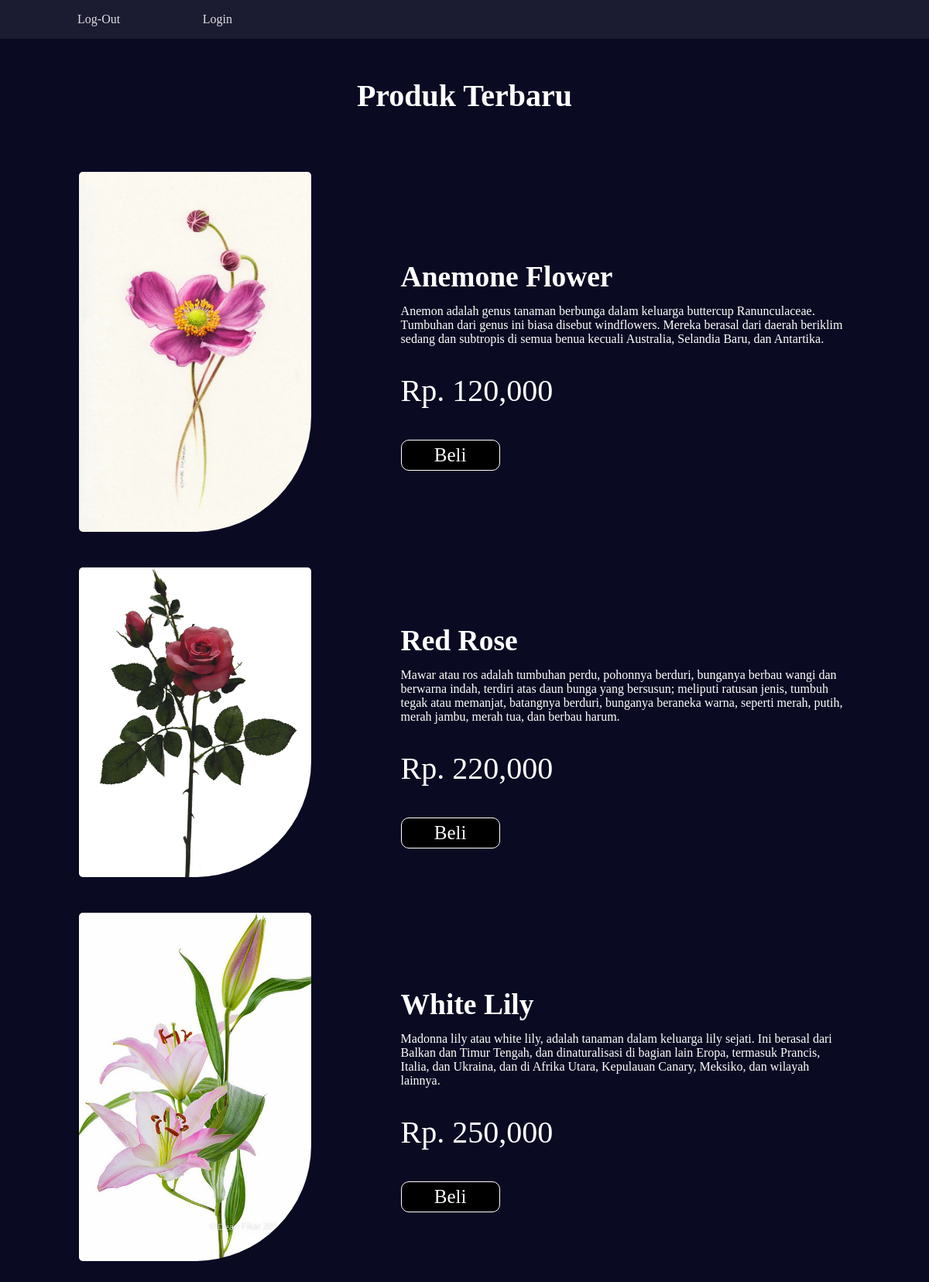
The page / on the database its author committed.
### tables this page shows
CREATE TABLE `produk` (
  `id_produk` int(11) NOT NULL,
  `nama_produk` varchar(100) NOT NULL,
  `harga_produk` int(11) NOT NULL,
  `berat` int(11) NOT NULL,
  `foto_produk` varchar(100) NOT NULL,
  `deskripsi_produk` text NOT NULL,
  `stok_produk` int(5) NOT NULL
);

### index.php (the view, shortened to what this page needs)
<!DOCTYPE html>
<html lang="en">
    <?php
    include 'koneksi.php';
    ?>
<head>
        <link rel="stylesheet" href="styleindex.css">
</head>
<body>
    <?php $ambil= mysqli_query($koneksi,"SELECT * FROM produk");
        ?>
        <header>
      <nav>
        <ul>
          <li><a href="logout.php">Log-Out</a></li>
          <?php if(isset($_SESSION['user'])){ ?>
          <li><a href="keranjang.php">Keranjang</a></li>
          <li><a href="daftar_beli_user.php?id=<?php echo $_SESSION['user']['id_user'];?>">Riwayat Pembelian</a></li>
          <?php }else{ ?>
            <li><a href="login.php">Login</a></li>
            <?php } ?>
        </ul>
      </nav>
    </header>
    <section class="konten">
        <div class="container">
            <h1 class="yuhu" >Produk Terbaru</h1>
            <table class="tabelproduk" border="0">
                <?php
                while($perproduk= mysqli_fetch_array($ambil)){   ?>
                <tr>
                    <td><img class="gbrproduk" src="pict/<?php echo $perproduk['foto_produk']?>"></td>
                    <td width="60%" style="font-size:25px; font: weight 100px;"><h2 class="nama"><?php echo $perproduk['nama_produk'];?></h2><br>
                    <p style="font-size:16px;" ><?php echo $perproduk['deskripsi_produk'];?></p><br>
                    <p class="harga" >Rp. <?php echo number_format($perproduk['harga_produk']);?></p>
                    <a href="?beli=<?php echo $perproduk['id_produk'];?>"><div class="beli">Beli</div></a></td>
                </tr>
                <?php } ?>
            </table>
        </div>
    </section>
</body>
</html>

### styleindex.css (style rules this page uses)
body { margin: 0; background-color: navy; color: white; background-color: #0a0a23; }
.container { margin:auto; }
.tabelproduk { width: 90%; padding:20px; margin: auto; min-width: 650px; }
td { padding: 20px; }
.gbrproduk { width:300px; border-radius: 5px 5px 150px 5px; }
a { text-decoration: none; color: white; }
.nama { margin-bottom: -30px; }
.beli { background-color: black; padding:5px; border: 1px solid white; width: 20%; text-align: center; border-radius: 10px; font-size: 25px; }
.harga { font-size: 40px; margin-top: -10px; }
.yuhu { font-size: 40px; text-align: center; margin-top: 100px; }
header { width: 100%; height: 50px; background-color: #1b1b32; display: flex; justify-content: space-between; align-items: center; position: fixed; top: 0; }
nav { width: 70%; max-width: 400px; height: 50px; }
nav > ul { display: flex; justify-content: space-evenly; flex-wrap: wrap; align-items: center; padding-inline-start: 0; margin-block: 0; height: 100%; }
nav > ul > li { color: #dfdfe2; margin: 0 0.1rem; padding: 0.3rem; display: block; border-radius: 10px; }
li > a { color: inherit; text-decoration: none; }

### rows shown on the page
produk: foto_produk (picture), nama_produk "Anemone Flower", deskripsi_produk "Anemon adalah genus tanaman berbunga dalam keluarga buttercup Ranunculaceae. Tumbuhan dari genus ini biasa disebut windflowers. Mereka berasal dari daerah beriklim sedang dan subtropis di semua benua kecuali Australia, Selandia Baru, dan Antartika.", harga_produk "120,000"
produk: foto_produk (picture), nama_produk "Red Rose", deskripsi_produk "Mawar atau ros adalah tumbuhan perdu, pohonnya berduri, bunganya berbau wangi dan berwarna indah, terdiri atas daun bunga yang bersusun; meliputi ratusan jenis, tumbuh tegak atau memanjat, batangnya berduri, bunganya beraneka warna, seperti merah, putih, merah jambu, merah tua, dan berbau harum.", harga_produk "220,000"
produk: foto_produk (picture), nama_produk "White Lily", deskripsi_produk "Madonna lily atau white lily, adalah tanaman dalam keluarga lily sejati. Ini berasal dari Balkan dan Timur Tengah, dan dinaturalisasi di bagian lain Eropa, termasuk Prancis, Italia, dan Ukraina, dan di Afrika Utara, Kepulauan Canary, Meksiko, dan wilayah lainnya.", harga_produk "250,000"
